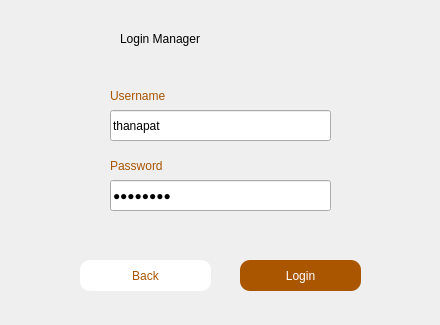
<?xml version="1.0" encoding="UTF-8"?>
<ui version="4.0">
 <class>Login</class>
 <widget class="QDialog" name="Login">
  <property name="windowModality">
   <enum>Qt::NonModal</enum>
  </property>
  <property name="enabled">
   <bool>true</bool>
  </property>
  <property name="geometry">
   <rect>
    <x>0</x>
    <y>0</y>
    <width>440</width>
    <height>325</height>
   </rect>
  </property>
  <property name="sizePolicy">
   <sizepolicy hsizetype="Preferred" vsizetype="Preferred">
    <horstretch>0</horstretch>
    <verstretch>0</verstretch>
   </sizepolicy>
  </property>
  <property name="minimumSize">
   <size>
    <width>1</width>
    <height>1</height>
   </size>
  </property>
  <property name="maximumSize">
   <size>
    <width>572</width>
    <height>416</height>
   </size>
  </property>
  <property name="focusPolicy">
   <enum>Qt::NoFocus</enum>
  </property>
  <property name="windowTitle">
   <string>Login</string>
  </property>
  <property name="windowIcon">
   <iconset>
    <normaloff>Pictures/icon.png</normaloff>Pictures/icon.png</iconset>
  </property>
  <property name="toolTip">
   <string/>
  </property>
  <property name="styleSheet">
   <string notr="true"/>
  </property>
  <property name="modal">
   <bool>false</bool>
  </property>
  <widget class="QPushButton" name="butBack">
   <property name="geometry">
    <rect>
     <x>80</x>
     <y>260</y>
     <width>131</width>
     <height>31</height>
    </rect>
   </property>
   <property name="styleSheet">
    <string notr="true">border-radius: 10px;
background-color: rgb(255, 255, 255);
color: rgb(170, 85, 0);
</string>
   </property>
   <property name="text">
    <string>Back</string>
   </property>
  </widget>
  <widget class="QPushButton" name="butLogin">
   <property name="geometry">
    <rect>
     <x>240</x>
     <y>260</y>
     <width>121</width>
     <height>31</height>
    </rect>
   </property>
   <property name="styleSheet">
    <string notr="true">border-radius: 10px;
background-color: rgb(170, 85, 0);
color: white;</string>
   </property>
   <property name="text">
    <string>Login</string>
   </property>
  </widget>
  <widget class="QLabel" name="label_3">
   <property name="geometry">
    <rect>
     <x>120</x>
     <y>13</y>
     <width>341</width>
     <height>51</height>
    </rect>
   </property>
   <property name="styleSheet">
    <string notr="true">font: 24pt &quot;MS Shell Dlg 2&quot;;
color: rgb(0, 0, 0);</string>
   </property>
   <property name="text">
    <string>Login Manager</string>
   </property>
  </widget>
  <widget class="QLabel" name="label_4">
   <property name="geometry">
    <rect>
     <x>110</x>
     <y>85</y>
     <width>91</width>
     <height>21</height>
    </rect>
   </property>
   <property name="styleSheet">
    <string notr="true">color: rgb(170, 85, 0);
font: 75 10pt &quot;MS Shell Dlg 2&quot;;</string>
   </property>
   <property name="text">
    <string>Username</string>
   </property>
  </widget>
  <widget class="QLabel" name="label_5">
   <property name="geometry">
    <rect>
     <x>110</x>
     <y>155</y>
     <width>91</width>
     <height>21</height>
    </rect>
   </property>
   <property name="styleSheet">
    <string notr="true">color: rgb(170, 85, 0);
font: 75 10pt &quot;MS Shell Dlg 2&quot;;</string>
   </property>
   <property name="text">
    <string>Password</string>
   </property>
  </widget>
  <widget class="QLineEdit" name="leUsername">
   <property name="geometry">
    <rect>
     <x>110</x>
     <y>110</y>
     <width>221</width>
     <height>31</height>
    </rect>
   </property>
   <property name="text">
    <string>thanapat</string>
   </property>
  </widget>
  <widget class="QLineEdit" name="lePassword">
   <property name="geometry">
    <rect>
     <x>110</x>
     <y>180</y>
     <width>221</width>
     <height>31</height>
    </rect>
   </property>
   <property name="text">
    <string>dfgdfgdg</string>
   </property>
   <property name="echoMode">
    <enum>QLineEdit::Password</enum>
   </property>
  </widget>
 </widget>
 <resources>
  <include location="Pictures/Pictures.qrc"/>
 </resources>
 <connections/>
</ui>
